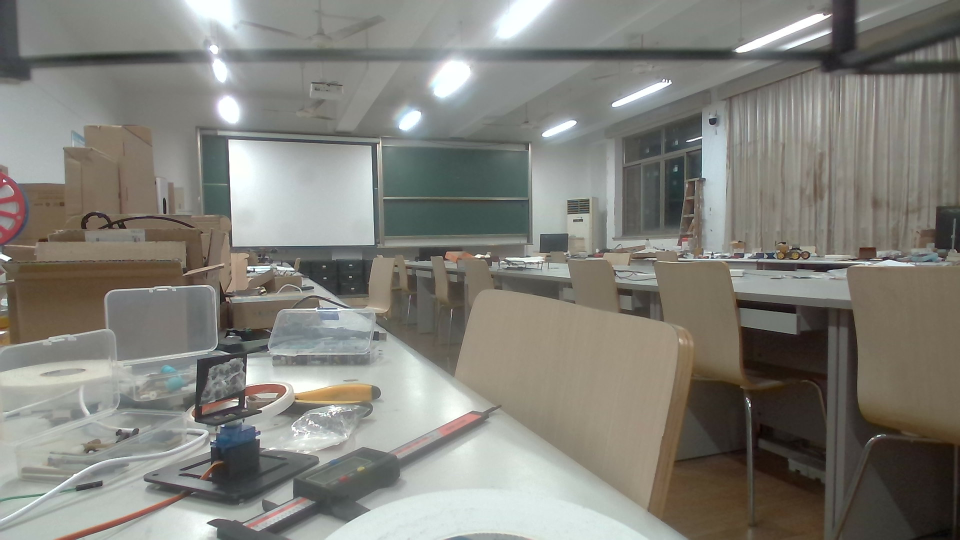
#> input picture Project2/drone_control/tools/camera_test_20260713/07_front_usb_camera_test.jpg, 1920 x 1080 px (shown at 1/2 size)
$ python -i pole_vision.py   (imports and definitions only)
#> lines starting #> are read from the running program, lines starting #| are printed output that depends on the picture; after the words box and inside, x2 and y2 are one past the last pixel; in counts of white or black regions, pixels touching at a corner belong together
#> further down, picture is the input picture: shape (1080, 1920, 3); mean B, G, R 122, 128.8, 129.8
"""前置摄像头红/绿杆塔颜色检测 — 纯函数部分，不依赖硬件，方便独立单元测试。
后台线程封装(PoleVision类)见本文件下半部分，见2026-07-14设计文档"视觉子系统"一节。
"""
import math
import os
import threading
import time

import cv2
import numpy as np

from Lcode.Logger import logger

CAMERA_FOCAL_PX = 1100.0  # 已标定焦距，见 drone_control/tools/camera_test_20260713/
CAMERA_FRAME_WIDTH = 1920
MIN_CONTOUR_AREA_PX = 200
# 2026-07-15新增：同一tick内dx_px单帧跳变超过这个像素数就存一张调试帧。
# 真机测试发现颜色锁定后(比如全程"green")dx_px仍会在两个相距很远的位置间
# 瞬时跳变，怀疑detect_target()在两个不同的同色连通域间切换选中目标——
# 颜色本身没变，之前"颜色切换才存图"的逻辑完全捕捉不到这种情况。
DX_JUMP_DEBUG_THRESHOLD_PX = 300

# HSV阈值。红色注意色相环绕0/180两段，取并集。
# 2026-07-14现场标定：红色初始值(S_min=120)完全没识别到实际赛题杆子——真杆子
# 是偏暗的砖红/暗红色，不是鲜艳正红，实测干净区域(排除杆身反光高光条纹后)
# S集中在41~98(中位69)、V集中在94~183(中位133)，比初始假设的鲜艳红低得多。
# 调整为S_min=35/V_min=80，真机验证过(照片见camera_test_20260714)：能正确框住
# 杆子本体(最大连通域约12000px)，明显大于背景干扰物(<4000px)。
# 绿色同一天标定：第一次远距离采样(~5m)测到的是几乎无饱和度的灰绿色(S中位
# 14~24)，跟这次调近距离(~2m)后重新采样的结果(S集中26~89，中位54)差异巨大——
# 说明这颗摄像头下绿色的可辨识饱和度对距离/曝光很敏感，远距离时颜色信号可能
# 弱到不可用，需要后续在APPROACHING实际接近距离下复测确认。当前阈值按近距离
# 样本调，真机验证过：最大连通域约16000px，明显大于最大干扰物(<5000px)。
# 2026-07-14真机测试暴露绿色阈值(hue上限90)偏松：现场只摆红杆子测试时，红杆子
# 被正确识别(red连通域13094px)，但背景(地面防潮布/柜子一带，低饱和度灰色)被
# 误判成更大的绿色连通域(22309px, H集中80~95/S集中23~37/V集中137~172)，area
# 比较逻辑选中了假绿色，实际真机复现"红杆子被识别成绿色目标"。把hue上限从90
# 收紧到75、S_min从25提到30，排除掉这块灰背景(H 80~95已在新范围外，S多数样本
# 在23~37也被新S_min过滤掉大半)。**这次调整只用背景负样本验证过，没有用真实
# 绿色杆子正样本复核**，下次真机测试前必须先拿绿色杆子单独现场测一次确认still能
# 正确识别，不能想当然。
HSV_RANGES = {
    "red": [((0, 35, 80), (10, 255, 255)), ((170, 35, 80), (180, 255, 255))],
    "green": [((40, 30, 60), (75, 255, 255))],
}


def detect_target(frame_bgr, colors=("red", "green"), hsv_ranges=None,
                   min_area=MIN_CONTOUR_AREA_PX):
    """在BGR图像里找`colors`范围内面积最大的连通域，返回(dx_px, color)。

    dx_px = 目标质心像素x - 画面中心x，没找到任何满足面积阈值的目标时返回(None, None)。
    colors参数用于颜色锁定(APPROACHING阶段只传锁定的那一个颜色，忽略画面里出现
    的另一色，见2026-07-14设计文档"颜色锁定"一节)。
    """
#> called with colors = ('red', 'green'), min_area = 200
    ranges = hsv_ranges or HSV_RANGES
    hsv = cv2.cvtColor(frame_bgr, cv2.COLOR_BGR2HSV)
#> hsv: shape (1080, 1920, 3); mean H, S, V 47.9, 31.7, 133.3
    width = frame_bgr.shape[1]
#> width = 1920

    best_area = 0
    best_color = None
    best_cx = None

    for color in colors:
        mask = None
        for lower, upper in ranges[color]:
            m = cv2.inRange(hsv, np.array(lower), np.array(upper))
            mask = m if mask is None else (mask | m)
        contours, _ = cv2.findContours(mask, cv2.RETR_EXTERNAL, cv2.CHAIN_APPROX_SIMPLE)
        if not contours:
            continue
        c = max(contours, key=cv2.contourArea)
        area = cv2.contourArea(c)
        if area >= min_area and area > best_area:
            moments = cv2.moments(c)
            if moments["m00"] == 0:
                continue
            best_area = area
            best_color = color
            best_cx = moments["m10"] / moments["m00"]
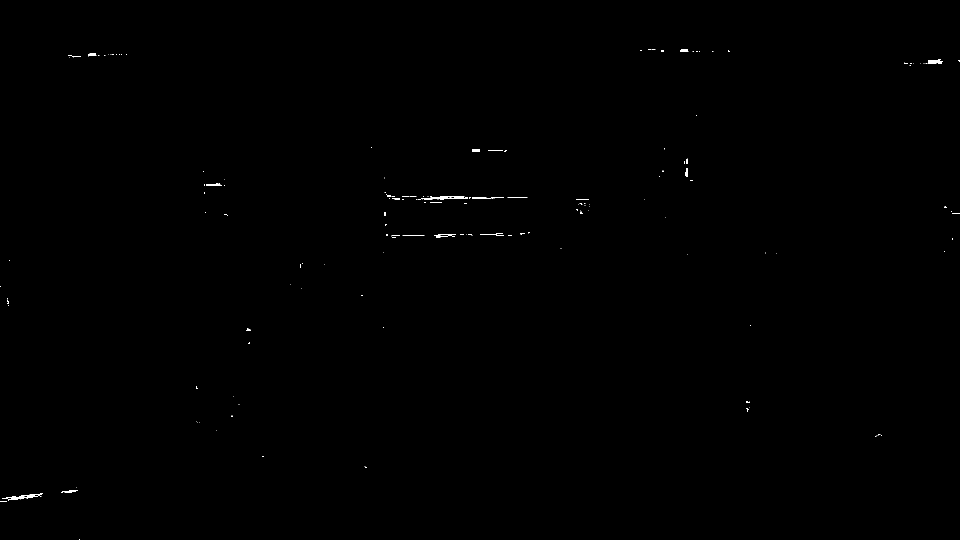
#> mask: shape (1080, 1920) (shown at 1/2 size); 0.13% white; 170 white regions (144 under 20 px), largest, box (x1, y1, x2, y2) and area: (4, 987, 86, 1002) 365, (842, 392, 936, 400) 349, (1856, 119, 1886, 128) 196
#> after the loop, best_area = 3768.5; best_color = 'red'; best_cx = 22.85; moments = moments, m00 3768.5, centre m10/m00, m01/m00 = (22.85, 416.7)

    if best_color is None:
        return None, None
    return best_cx - width / 2.0, best_color


def azimuth_from_dx(dx_px, focal_px=CAMERA_FOCAL_PX):
    """像素偏移换算成方位角(弧度)，见2026-07-13设计文档"阶段2视觉辅助方案"一节的公式。"""
    return math.atan(dx_px / focal_px)


class PoleVision:
    """后台线程持续拉前置摄像头帧+HSV检测，主循环每tick只读`latest()`共享的最新
    结果，不阻塞30ms主循环通信实时性(见2026-07-14设计文档"视觉子系统"一节)。

    摄像头打不开时`start()`返回False、不起线程，`latest()`永远返回全None——
    PATROL态的"雷达+视觉双确认"触发条件因此永远不满足，等同于阶段1纯雷达场景，
    不会抛异常也不会阻塞主循环(2026-07-14审查记录的已知风险3：视觉系统整体故障
    时任务会一直卡在PATROL直到超时，此处只保证不crash，卡死风险本身按之前讨论
    "先记着，等真机测试暴露出来再处理"，不在本次范围内解决)。
    """

    # [30 lines left out: functions __init__, start, not called in this run]

    def stop(self):
        self._running = False

    # [5 lines left out: function set_locked_color, not called in this run]

    def latest(self):
        with self._lock:
            return dict(self._latest)

    # [30 lines left out: functions _loop, _save_debug_frame, not called in this run]

>>> import cv2
>>> picture = cv2.imread('../../tools/camera_test_20260713/07_front_usb_camera_test.jpg')
>>> result = detect_target(picture)
#> result = (-937.2, 'red')

$ run again, on Project2/drone_control/tools/camera_test_20260713/08_fov_calib_box15cm_at50cm.jpg
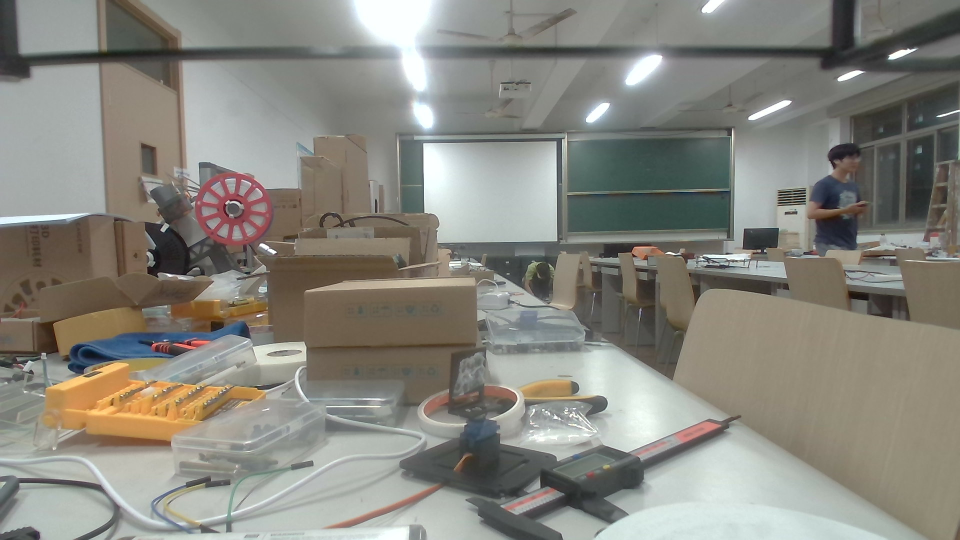
#> input picture Project2/drone_control/tools/camera_test_20260713/08_fov_calib_box15cm_at50cm.jpg, 1920 x 1080 px (shown at 1/2 size)
#> picture is the input picture: shape (1080, 1920, 3); mean B, G, R 126.6, 134.7, 136
#> hsv: shape (1080, 1920, 3); mean H, S, V 51.9, 32.4, 140.3
#> after the loop in detect_target, `for color in colors:`:
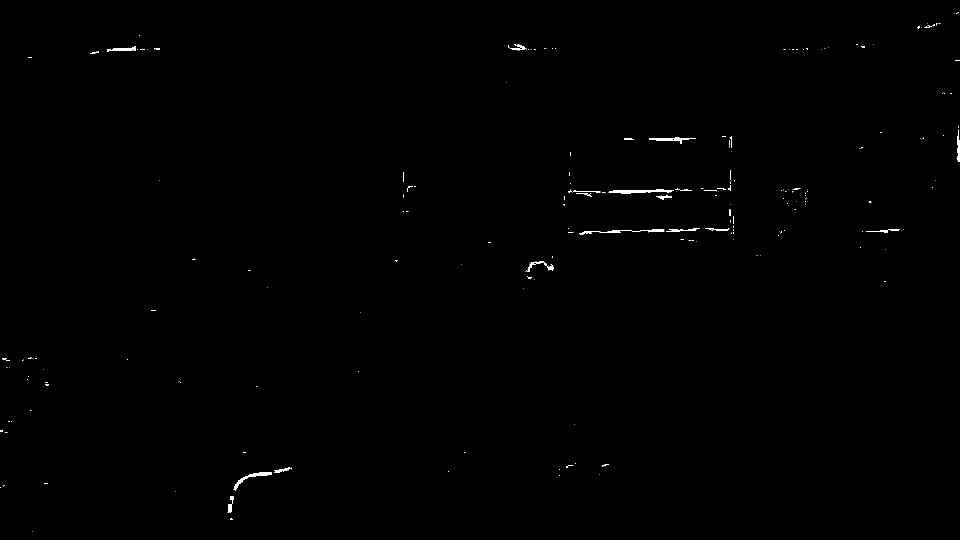
#> mask: shape (1080, 1920) (shown at 1/2 size); 0.25% white; 249 white regions (208 under 20 px), largest, box (x1, y1, x2, y2) and area: (466, 944, 544, 981) 520, (1217, 378, 1348, 387) 507, (1298, 275, 1392, 288) 405
#> after the loop in detect_target, `for color in colors:`: best_area = 19330; best_color = 'red'; best_cx = 469.7; moments = moments, m00 19330, centre m10/m00, m01/m00 = (469.7, 420.1)
#> result = (-490.3, 'red')
